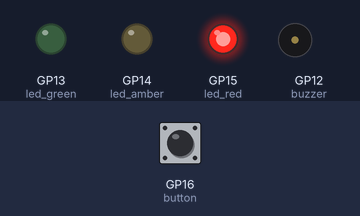
A program run on a simulated Raspberry Pi Pico running MicroPython. On the bench: output pins drawn as LEDs (lit = HIGH), buzzer (waves = sounding, pin HIGH). The inputs (shaded band) are chosen by the test bench; at power-on: GP16 (button) LOW. Threads take turns every 2 ms.

Above: at 1.2 s.
1.3 s: GP16 (button) pulled HIGH for 0.15 s
At 7.7 s:
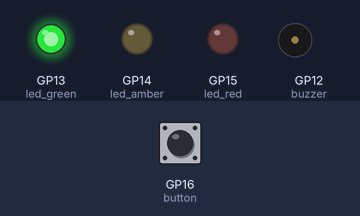
At 27.0 s:
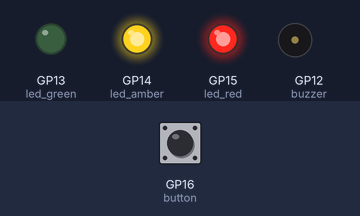
Timing chart, 0 to 29.2 s (numbered marks = the images above; inputs shaded):
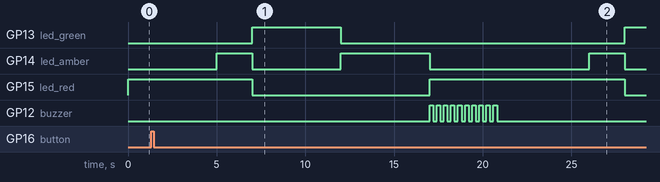

The program:

traffic_lights_buzzer.py
```python
import machine
import utime
import _thread

led_red = machine.Pin(15, machine.Pin.OUT)
led_amber = machine.Pin(14, machine.Pin.OUT)
led_green = machine.Pin(13, machine.Pin.OUT)
global button
button = machine.Pin(16, machine.Pin.IN, machine.Pin.PULL_DOWN)
buzzer = machine.Pin(12, machine.Pin.OUT)
global button_pressed
button_pressed = False

def button_reader_thread():
    global button_pressed
    while True:
        if button.value() == 1:
            button_pressed = True

_thread.start_new_thread(button_reader_thread,())

while True:
    if button_pressed == True:
        led_red(1)
        for i in range(10):
            buzzer.value(1)
            utime.sleep(0.2)
            buzzer.value(0)
            utime.sleep(0.2)
        global button_pressed
        button_pressed = False
    led_red.value(1)
    utime.sleep(5)
    led_amber.value(1)
    utime.sleep(2)
    led_red.value(0)
    led_amber.value(0)
    led_green.value(1)
    utime.sleep(5)
    led_green.value(0)
    led_amber.value(1)
    utime.sleep(5)
    led_amber.value(0)
```

Measured:
- after the input at 1.3 s, GP12 (buzzer): alternates HIGH for 0.20 s and LOW for 0.20 s, 20 changes in all, then stays LOW, starting after 15.7 s
